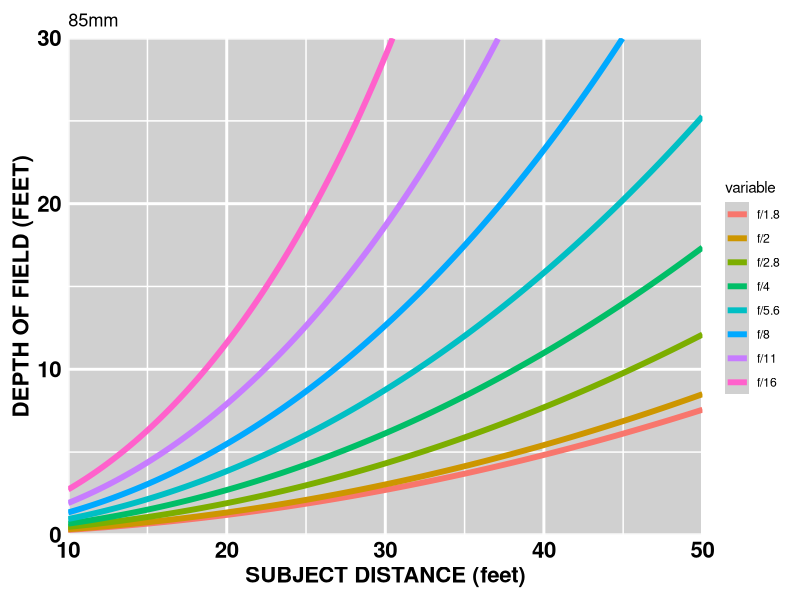
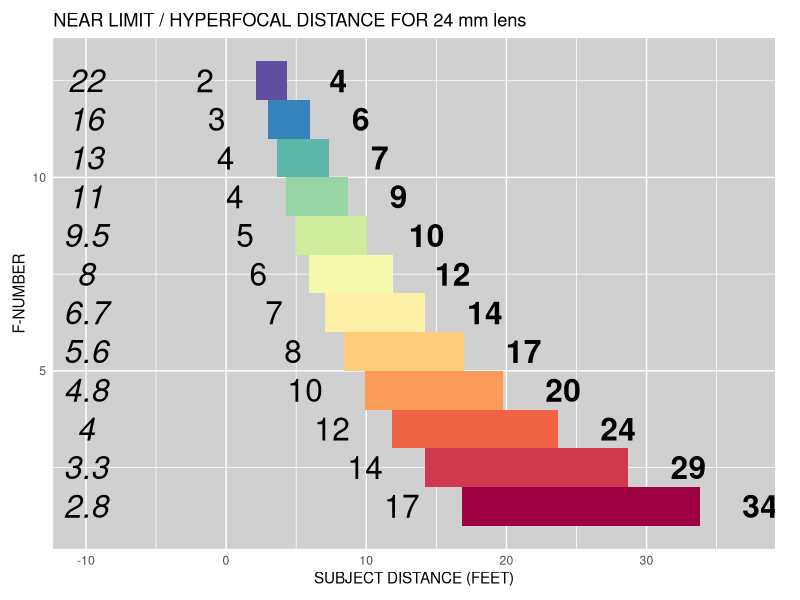

Source code (R) for these figures, in order:
require(ggplot2)
require(reshape2)
require(RColorBrewer)

# --------------------------------------------------------
# THIS SCRIPT GENERATES A DEPTH OF FIELD PLOT
# (X-AXIS = SUBJECT DISTANCE IN FEET, Y-AXIS = DEPTH OF FIELD IN FEET)
# FOR A SINGLE FOCAL LENGTH AT APERTURE VALUES OF YOUR CHOOSING

# --------------------------------------------------------
# CONFIGURE CHART HERE:
c <- 0.020 # circle of confusion (0.020 for Nikon APS-C cameras)

# Which f-stops do you want to plot?
# Hack alert: use '12' for the 1/3-stop f/13 (AV=7.333)
#             use '13' for the 1/2-stop f/13 (AV=7.5)

# My 85mm lens
f <- 85
myfstops <- c(1.8, 2, 2.8, 4, 5.6, 8, 11, 16) # for 85mm
s.min <- 10 # minimum subject distance in feet
s.max <- 50 # maximum subject distsance in feet
dof.min <- 0
dof.max <- 30

# My 24mm lens
#f <- 24
#myfstops <- c(2.8, 4, 5.6, 8, 11, 16, 22) # for 24mm
#s.min <- 0 # minimum subject distance in feet
#s.max <- 10 # maximum subject distsance in feet
#dof.min <- 0
#dof.max <- 20

# --------------------------------------------------------
# CALCULATE LIST OF TRUE F-NUMBERS
av <- c()
for ( i in seq(1,11) ) {
  av <- c(av, i, i+1/3, i+0.5, i+2/3)
}
av <- c(av,12)
fstop.true <- sapply(av, function(x) {return(2^(x/2))})

# These are the common/standard f-numbers:
fstop.label <- c(
  '1.4', '1.6', '1.7', '1.8',
  '2',   '2.2', '2.4', '2.5',
  '2.8', '3.2', '3.3', '3.5',
  '4',   '4.5', '4.8', '5',
  '5.6', '6.3', '6.7', '7.1',
  '8',   '9',   '9.5', '10',
  '11',  '12',  '13',  '14',
  '16',  '18',  '19',  '20',
  '22',  '25',  '27',  '29',
  '32',  '36',  '38',  '40',
  '45',  '51',  '54',  '57',
  '64'
)
aperture <- data.frame(cbind(fstop.true), row.names=fstop.label)

# --------------------------------------------------------
# params: f = focal length (mm)
#         c = circle of confusion (mm)
#         N = f/Number
# --------------------------------------------------------
hyperfocal.distance <- function(f, c, N) {
  # N = f/number
  return(f + f^2 / (N*c))
}

# --------------------------------------------------------
# --------------------------------------------------------
feet.to.mm <- function(ft) {
  return(ft / 0.00328084)
}

# --------------------------------------------------------
# --------------------------------------------------------
mm.to.feet <- function(mm) {
  return(mm * 0.00328084)
}

# --------------------------------------------------------
# params: f = focal length (mm)
#         c = circle of confusion (mm)
#         N = f/Number
#         s = subject distance (mm)
# --------------------------------------------------------
dof.nearlimit <- function(f, c, N, s) {
  h <- hyperfocal.distance(f, c, N)
  return( (h * s) / (h + s) )
}

# --------------------------------------------------------
# params: f = focal length (mm)
#         c = circle of confusion (mm)
#         N = f/Number
#         s = subject distance (mm)
# --------------------------------------------------------
dof.farlimit <- function(f, c, N, s) {
  h <- hyperfocal.distance(f, c, N)
  return( (h * s) / (h - s) )
}

# --------------------------------------------------------
# params: f = focal length (mm)
#         c = circle of confusion (mm)
#         N = f/Number
#         s = subject distance (mm)
# --------------------------------------------------------
dof <- function(f, c, N, s) {
  if ( s > hyperfocal.distance(f, c, N) ) {
    retval = NA
  }
  else {
    dfar <- dof.farlimit(f, c, N, s)
    dnear <- dof.nearlimit(f, c, N, s)
    retval <- dfar - dnear    
  }
  return(retval)
}

# --------------------------------------------------------
# Wrap the dof function using the globally assigned values
# for f, c, and N, as well as handling the mm/ft conversions
# --------------------------------------------------------
dof.wrapper <- function(x) {
  return(mm.to.feet(dof(f, c, N, feet.to.mm(x))))
}

# --------------------------------------------------------
# Wrap the hyperfocal distance using the globally assigned values
# for f and c, as well as handling the mm/ft conversions
# --------------------------------------------------------
hd.wrapper <- function(x) {
  return(mm.to.feet(hyperfocal.distance(f, c, x)))
}

# --------------------------------------------------------
# --------------------------------------------------------
nl.wrapper <- function(r) {
  return(
    mm.to.feet(dof.nearlimit(f, c, aperture[toString(r[1]),], feet.to.mm(r[2])))
  )
}

# --------------------------------------------------------
# Here's where all the work happens
# --------------------------------------------------------
linesize <- 2
textsize <- 8

# Build data frame for plotting
chart.x <- seq(s.min, s.max, length.out=1000)
df.plot <- data.frame(cbind(chart.x))
for ( myN in myfstops ) {
  N <- unlist(aperture[toString(myN),])
  d <- sapply(chart.x, function(x) {dof.wrapper(x)})
  column.names <- c(colnames(df.plot), paste('f/', myN, sep=''))
  df.plot <- data.frame(cbind(df.plot, d))
  colnames(df.plot) <- column.names
}

# Reshape the data for easier plotting
df.melt <- melt(df.plot, id.vars='chart.x')

ggplot(df.melt, aes(chart.x, value, color=variable)) +
  geom_line(size=linesize) +
  scale_x_continuous(name='SUBJECT DISTANCE (feet)', limits=c(s.min,s.max), breaks=seq(s.min,s.max,10), expand=c(0,0)) +
  scale_y_continuous(name='DEPTH OF FIELD (FEET)', limits=c(dof.min,dof.max), breaks=seq(dof.min,dof.max,10), expand=c(0,0)) +
  theme(
    axis.text=element_text(size=textsize*2, face='bold', color='black'),
    axis.title=element_text(size=textsize*2, face='bold'),
    panel.grid.major=element_line(colour='white', size=1),
    panel.grid.minor=element_line(colour='white', size=0.5),
    axis.ticks=element_blank(),
    panel.background=element_rect(fill='#D0D0D0', colour=NA),
    plot.margin = unit(c(0.125,0.125,0.125,0.125), "in")
  ) +
  scale_fill_brewer(palette="Spectral") +
  ggtitle(paste(f, 'mm', sep=''))

#####################################################################################

# Get the hyperfocal distances at each of my preferred f-stops

# 85mm
f <- 85
myfstops <- c(1.8, 2, 2.4, 2.8, 3.3, 4, 4.8, 5.6, 6.7, 8, 9.5, 11, 13, 16) # for 85mm

# 24mm
f <- 24
myfstops <- c(2.8, 3.3, 4, 4.8, 5.6, 6.7, 8, 9.5, 11, 13, 16, 22)

df.hd <- data.frame(cbind(myfstops))
colnames(df.hd) <- c('N')
hd <- sapply(myfstops, hd.wrapper)
df.hd <- data.frame(cbind(df.hd, hd))
nl <- apply(df.hd, 1, nl.wrapper)
df.hd <- data.frame(cbind(df.hd, nl))

df2.melt <- melt(df.hd, id.vars=c('hd', 'nl'))

# Add lo and hi columns (for plotting our rectangles)
df.hd <- data.frame(cbind(df.hd, seq(1,length(nl))))
df.hd <- data.frame(cbind(df.hd, seq(2,1+length(nl))))
colnames(df.hd) <- c('N', 'hd', 'nl', 'lo', 'hi')

getPalette <- colorRampPalette(brewer.pal(11, "Spectral"))

ggplot(df.hd, aes(fill=N)) +
  geom_rect(aes(xmin=nl, xmax=hd, ymin=lo, ymax=hi), fill=getPalette(length(nl))) +
  geom_text(aes(x=nl-3, y=lo+0.5, label=round(nl,0)), hjust=1, size=8) +
  geom_text(aes(x=hd+3, y=lo+0.5, label=round(hd,0)), hjust=0, size=8, fontface='bold') +
  geom_text(aes(x=-10, y=lo+0.5, label=N), hjust=0.5, size=8, fontface='italic') +
  ggtitle(paste('NEAR LIMIT / HYPERFOCAL DISTANCE FOR', f, 'mm', 'lens', sep=' ')) +
  guides(fill=FALSE) +
  scale_x_continuous(name='SUBJECT DISTANCE (FEET)') +
  scale_y_continuous(name='F-NUMBER') +
  theme(
    axis.ticks=element_blank(),
    panel.background=element_rect(fill='#D0D0D0', colour=NA),
    plot.margin = unit(c(0.125,0.250,0.125,0.125), "in")
  )

